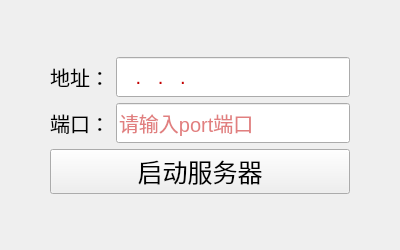
<?xml version="1.0" encoding="UTF-8"?>
<ui version="4.0">
 <class>Login</class>
 <widget class="QWidget" name="Login">
  <property name="geometry">
   <rect>
    <x>0</x>
    <y>0</y>
    <width>400</width>
    <height>250</height>
   </rect>
  </property>
  <property name="windowTitle">
   <string>聊天服务器登录</string>
  </property>
  <layout class="QFormLayout" name="formLayout_3">
   <property name="labelAlignment">
    <set>Qt::AlignCenter</set>
   </property>
   <property name="formAlignment">
    <set>Qt::AlignCenter</set>
   </property>
   <property name="leftMargin">
    <number>50</number>
   </property>
   <property name="topMargin">
    <number>0</number>
   </property>
   <property name="rightMargin">
    <number>50</number>
   </property>
   <property name="bottomMargin">
    <number>0</number>
   </property>
   <item row="1" column="0">
    <widget class="QLabel" name="label_4">
     <property name="minimumSize">
      <size>
       <width>0</width>
       <height>40</height>
      </size>
     </property>
     <property name="font">
      <font>
       <pointsize>15</pointsize>
      </font>
     </property>
     <property name="text">
      <string>地址：</string>
     </property>
     <property name="alignment">
      <set>Qt::AlignCenter</set>
     </property>
    </widget>
   </item>
   <item row="1" column="1">
    <widget class="QLineEdit" name="lineEditIp">
     <property name="sizePolicy">
      <sizepolicy hsizetype="Expanding" vsizetype="Fixed">
       <horstretch>0</horstretch>
       <verstretch>0</verstretch>
      </sizepolicy>
     </property>
     <property name="minimumSize">
      <size>
       <width>0</width>
       <height>40</height>
      </size>
     </property>
     <property name="font">
      <font>
       <pointsize>15</pointsize>
      </font>
     </property>
     <property name="styleSheet">
      <string notr="true">color: rgb(195, 0, 0);</string>
     </property>
     <property name="inputMask">
      <string>000.000.000.000</string>
     </property>
     <property name="maxLength">
      <number>15</number>
     </property>
     <property name="placeholderText">
      <string>请输入ip地址</string>
     </property>
    </widget>
   </item>
   <item row="2" column="0">
    <widget class="QLabel" name="label_3">
     <property name="minimumSize">
      <size>
       <width>0</width>
       <height>40</height>
      </size>
     </property>
     <property name="font">
      <font>
       <pointsize>15</pointsize>
      </font>
     </property>
     <property name="text">
      <string>端口：</string>
     </property>
     <property name="alignment">
      <set>Qt::AlignCenter</set>
     </property>
    </widget>
   </item>
   <item row="2" column="1">
    <widget class="QLineEdit" name="lineEditPort">
     <property name="sizePolicy">
      <sizepolicy hsizetype="Expanding" vsizetype="Fixed">
       <horstretch>0</horstretch>
       <verstretch>0</verstretch>
      </sizepolicy>
     </property>
     <property name="minimumSize">
      <size>
       <width>0</width>
       <height>40</height>
      </size>
     </property>
     <property name="font">
      <font>
       <pointsize>15</pointsize>
      </font>
     </property>
     <property name="styleSheet">
      <string notr="true">color: rgb(195, 0, 0);</string>
     </property>
     <property name="maxLength">
      <number>8</number>
     </property>
     <property name="placeholderText">
      <string>请输入port端口</string>
     </property>
    </widget>
   </item>
   <item row="4" column="0" colspan="2">
    <widget class="QPushButton" name="btnLogin">
     <property name="minimumSize">
      <size>
       <width>0</width>
       <height>40</height>
      </size>
     </property>
     <property name="font">
      <font>
       <pointsize>19</pointsize>
      </font>
     </property>
     <property name="text">
      <string>启动服务器</string>
     </property>
    </widget>
   </item>
  </layout>
 </widget>
 <resources/>
 <connections/>
</ui>
